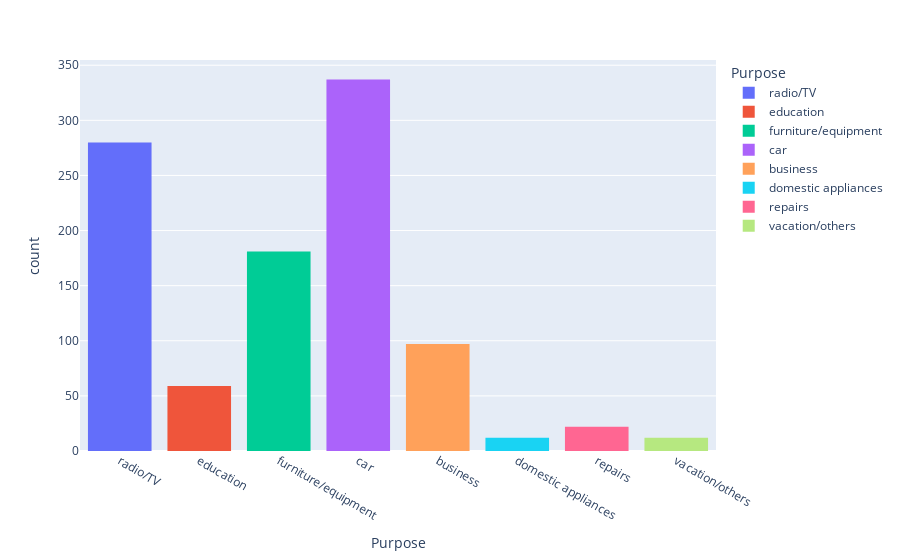

The code cell stored with this chart in its notebook:
### Code cell
Purpose = credit['Purpose']
fig = px.histogram(credit, x="Purpose", color="Purpose")
fig.show()

### Figure 1 — Plotly figure (JSON) as saved in the notebook; plotly's stock layout.template omitted (floating-point values rounded to 4 significant figures; data arrays with more than 128 entries replaced by an {"elided": "..."} marker saying what was removed)
{"data": [{"alignmentgroup": "True", "bingroup": "x", "hovertemplate": "Purpose=%{x}<br>count=%{y}<extra></extra>", "legendgroup": "radio/TV", "marker": {"color": "#636efa"}, "name": "radio/TV", "offsetgroup": "radio/TV", "orientation": "v", "showlegend": true, "type": "histogram", "x": {"elided": "280 str values"}, "xaxis": "x", "yaxis": "y"}, {"alignmentgroup": "True", "bingroup": "x", "hovertemplate": "Purpose=%{x}<br>count=%{y}<extra></extra>", "legendgroup": "education", "marker": {"color": "#EF553B"}, "name": "education", "offsetgroup": "education", "orientation": "v", "showlegend": true, "type": "histogram", "x": ["education", "education", "education", "education", "education", "education", "education", "education", "education", "education", "education", "education", "education", "education", "education", "education", "education", "education", "education", "education", "education", "education", "education", "education", "education", "education", "education", "education", "education", "education", "education", "education", "education", "education", "education", "education", "education", "education", "education", "education", "education", "education", "education", "education", "education", "education", "education", "education", "education", "education", "education", "education", "education", "education", "education", "education", "education", "education", "education"], "xaxis": "x", "yaxis": "y"}, {"alignmentgroup": "True", "bingroup": "x", "hovertemplate": "Purpose=%{x}<br>count=%{y}<extra></extra>", "legendgroup": "furniture/equipment", "marker": {"color": "#00cc96"}, "name": "furniture/equipment", "offsetgroup": "furniture/equipment", "orientation": "v", "showlegend": true, "type": "histogram", "x": {"elided": "181 str values"}, "xaxis": "x", "yaxis": "y"}, {"alignmentgroup": "True", "bingroup": "x", "hovertemplate": "Purpose=%{x}<br>count=%{y}<extra></extra>", "legendgroup": "car", "marker": {"color": "#ab63fa"}, "name": "car", "offsetgroup": "car", "orientation": "v", "showlegend": true, "type": "histogram", "x": {"elided": "337 str values"}, "xaxis": "x", "yaxis": "y"}, {"alignmentgroup": "True", "bingroup": "x", "hovertemplate": "Purpose=%{x}<br>count=%{y}<extra></extra>", "legendgroup": "business", "marker": {"color": "#FFA15A"}, "name": "business", "offsetgroup": "business", "orientation": "v", "showlegend": true, "type": "histogram", "x": ["business", "business", "business", "business", "business", "business", "business", "business", "business", "business", "business", "business", "business", "business", "business", "business", "business", "business", "business", "business", "business", "business", "business", "business", "business", "business", "business", "business", "business", "business", "business", "business", "business", "business", "business", "business", "business", "business", "business", "business", "business", "business", "business", "business", "business", "business", "business", "business", "business", "business", "business", "business", "business", "business", "business", "business", "business", "business", "business", "business", "business", "business", "business", "business", "business", "business", "business", "business", "business", "business", "business", "business", "business", "business", "business", "business", "business", "business", "business", "business", "business", "business", "business", "business", "business", "business", "business", "business", "business", "business", "business", "business", "business", "business", "business", "business", "business"], "xaxis": "x", "yaxis": "y"}, {"alignmentgroup": "True", "bingroup": "x", "hovertemplate": "Purpose=%{x}<br>count=%{y}<extra></extra>", "legendgroup": "domestic appliances", "marker": {"color": "#19d3f3"}, "name": "domestic appliances", "offsetgroup": "domestic appliances", "orientation": "v", "showlegend": true, "type": "histogram", "x": ["domestic appliances", "domestic appliances", "domestic appliances", "domestic appliances", "domestic appliances", "domestic appliances", "domestic appliances", "domestic appliances", "domestic appliances", "domestic appliances", "domestic appliances", "domestic appliances"], "xaxis": "x", "yaxis": "y"}, {"alignmentgroup": "True", "bingroup": "x", "hovertemplate": "Purpose=%{x}<br>count=%{y}<extra></extra>", "legendgroup": "repairs", "marker": {"color": "#FF6692"}, "name": "repairs", "offsetgroup": "repairs", "orientation": "v", "showlegend": true, "type": "histogram", "x": ["repairs", "repairs", "repairs", "repairs", "repairs", "repairs", "repairs", "repairs", "repairs", "repairs", "repairs", "repairs", "repairs", "repairs", "repairs", "repairs", "repairs", "repairs", "repairs", "repairs", "repairs", "repairs"], "xaxis": "x", "yaxis": "y"}, {"alignmentgroup": "True", "bingroup": "x", "hovertemplate": "Purpose=%{x}<br>count=%{y}<extra></extra>", "legendgroup": "vacation/others", "marker": {"color": "#B6E880"}, "name": "vacation/others", "offsetgroup": "vacation/others", "orientation": "v", "showlegend": true, "type": "histogram", "x": ["vacation/others", "vacation/others", "vacation/others", "vacation/others", "vacation/others", "vacation/others", "vacation/others", "vacation/others", "vacation/others", "vacation/others", "vacation/others", "vacation/others"], "xaxis": "x", "yaxis": "y"}], "layout": {"barmode": "relative", "legend": {"title": {"text": "Purpose"}, "tracegroupgap": 0}, "margin": {"t": 60}, "xaxis": {"anchor": "y", "categoryarray": ["radio/TV", "education", "furniture/equipment", "car", "business", "domestic appliances", "repairs", "vacation/others"], "categoryorder": "array", "domain": [0, 1], "title": {"text": "Purpose"}}, "yaxis": {"anchor": "x", "domain": [0, 1], "title": {"text": "count"}}}}
